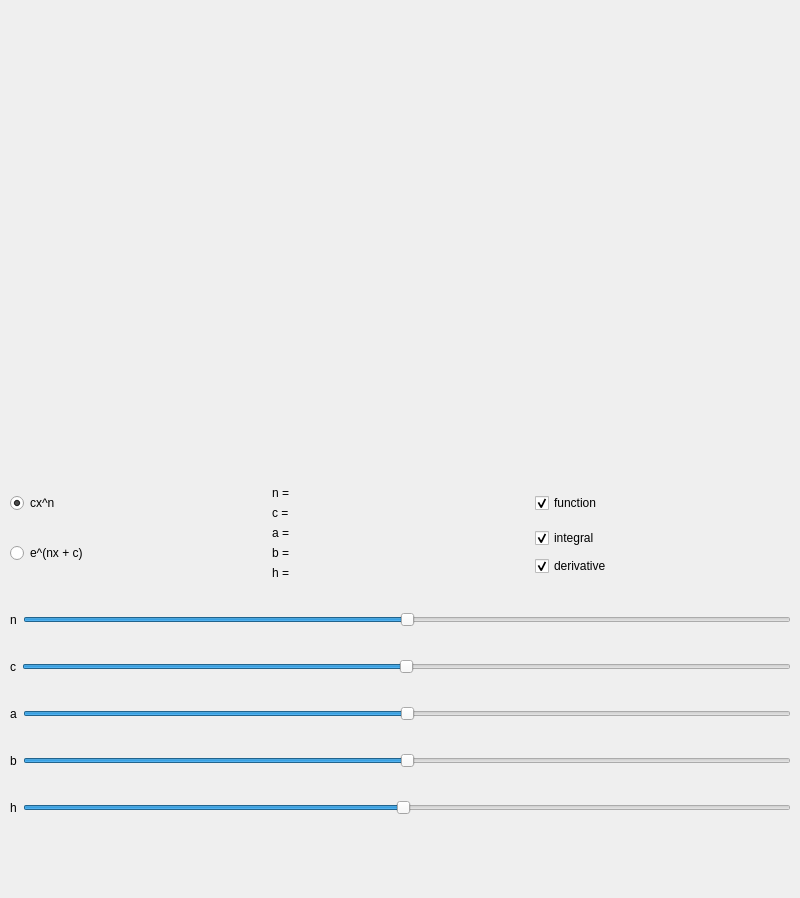
<?xml version="1.0" encoding="UTF-8"?>
<ui version="4.0">
 <class>MainWindow</class>
 <widget class="QMainWindow" name="MainWindow">
  <property name="geometry">
   <rect>
    <x>0</x>
    <y>0</y>
    <width>800</width>
    <height>898</height>
   </rect>
  </property>
  <property name="windowTitle">
   <string>Постороение графиков геометрического интеграла</string>
  </property>
  <widget class="QWidget" name="centralwidget">
   <widget class="QWidget" name="gridLayoutWidget">
    <property name="geometry">
     <rect>
      <x>10</x>
      <y>460</y>
      <width>781</width>
      <height>381</height>
     </rect>
    </property>
    <layout class="QGridLayout" name="gridLayout">
     <item row="3" column="0">
      <layout class="QHBoxLayout" name="horizontalLayout_4">
       <item>
        <widget class="QLabel" name="label_a">
         <property name="text">
          <string>a</string>
         </property>
        </widget>
       </item>
       <item>
        <widget class="QSlider" name="slider_a">
         <property name="minimum">
          <number>-100</number>
         </property>
         <property name="maximum">
          <number>100</number>
         </property>
         <property name="orientation">
          <enum>Qt::Horizontal</enum>
         </property>
        </widget>
       </item>
      </layout>
     </item>
     <item row="1" column="0">
      <layout class="QHBoxLayout" name="horizontalLayout">
       <item>
        <widget class="QLabel" name="label_n">
         <property name="text">
          <string>n</string>
         </property>
        </widget>
       </item>
       <item>
        <widget class="QSlider" name="slider_n">
         <property name="minimum">
          <number>-100</number>
         </property>
         <property name="maximum">
          <number>100</number>
         </property>
         <property name="singleStep">
          <number>1</number>
         </property>
         <property name="orientation">
          <enum>Qt::Horizontal</enum>
         </property>
        </widget>
       </item>
      </layout>
     </item>
     <item row="0" column="0">
      <layout class="QHBoxLayout" name="horizontalLayout_3">
       <item>
        <layout class="QGridLayout" name="gridLayout_2">
         <item row="2" column="1">
          <layout class="QVBoxLayout" name="verticalLayout_2">
           <item>
            <widget class="QLabel" name="a_value_label">
             <property name="text">
              <string>a = </string>
             </property>
            </widget>
           </item>
           <item>
            <widget class="QLabel" name="b_value_label">
             <property name="text">
              <string>b = </string>
             </property>
            </widget>
           </item>
           <item>
            <widget class="QLabel" name="h_value_label">
             <property name="text">
              <string>h = </string>
             </property>
            </widget>
           </item>
          </layout>
         </item>
         <item row="0" column="1">
          <layout class="QVBoxLayout" name="verticalLayout">
           <item>
            <widget class="QLabel" name="n_value_label">
             <property name="text">
              <string>n = </string>
             </property>
            </widget>
           </item>
           <item>
            <widget class="QLabel" name="c_value_label">
             <property name="text">
              <string>c = </string>
             </property>
            </widget>
           </item>
          </layout>
         </item>
         <item row="0" column="2">
          <widget class="QCheckBox" name="function_check_box">
           <property name="text">
            <string>function</string>
           </property>
           <property name="checked">
            <bool>true</bool>
           </property>
          </widget>
         </item>
         <item row="0" column="0">
          <widget class="QRadioButton" name="power_function_radio_button">
           <property name="text">
            <string>cx^n</string>
           </property>
           <property name="checked">
            <bool>true</bool>
           </property>
          </widget>
         </item>
         <item row="2" column="0">
          <widget class="QRadioButton" name="exponential_function_radio_button">
           <property name="text">
            <string>e^(nx + c)</string>
           </property>
          </widget>
         </item>
         <item row="2" column="2">
          <layout class="QVBoxLayout" name="verticalLayout_3">
           <item>
            <widget class="QCheckBox" name="integral_check_box">
             <property name="text">
              <string>integral</string>
             </property>
             <property name="checked">
              <bool>true</bool>
             </property>
            </widget>
           </item>
           <item>
            <widget class="QCheckBox" name="derivative_check_box">
             <property name="text">
              <string>derivative</string>
             </property>
             <property name="checked">
              <bool>true</bool>
             </property>
            </widget>
           </item>
          </layout>
         </item>
        </layout>
       </item>
      </layout>
     </item>
     <item row="4" column="0">
      <layout class="QHBoxLayout" name="horizontalLayout_5">
       <item>
        <widget class="QLabel" name="label_b">
         <property name="text">
          <string>b</string>
         </property>
        </widget>
       </item>
       <item>
        <widget class="QSlider" name="slider_b">
         <property name="minimum">
          <number>-100</number>
         </property>
         <property name="maximum">
          <number>100</number>
         </property>
         <property name="orientation">
          <enum>Qt::Horizontal</enum>
         </property>
        </widget>
       </item>
      </layout>
     </item>
     <item row="2" column="0">
      <layout class="QHBoxLayout" name="horizontalLayout_2">
       <item>
        <widget class="QLabel" name="label_c">
         <property name="text">
          <string>c</string>
         </property>
        </widget>
       </item>
       <item>
        <widget class="QSlider" name="slider_c">
         <property name="minimum">
          <number>-100</number>
         </property>
         <property name="maximum">
          <number>100</number>
         </property>
         <property name="singleStep">
          <number>1</number>
         </property>
         <property name="orientation">
          <enum>Qt::Horizontal</enum>
         </property>
        </widget>
       </item>
      </layout>
     </item>
     <item row="5" column="0">
      <layout class="QHBoxLayout" name="horizontalLayout_6">
       <item>
        <widget class="QLabel" name="label_h">
         <property name="text">
          <string>h</string>
         </property>
        </widget>
       </item>
       <item>
        <widget class="QSlider" name="slider_h">
         <property name="minimum">
          <number>1</number>
         </property>
         <property name="maximum">
          <number>110</number>
         </property>
         <property name="value">
          <number>55</number>
         </property>
         <property name="orientation">
          <enum>Qt::Horizontal</enum>
         </property>
        </widget>
       </item>
      </layout>
     </item>
    </layout>
   </widget>
   <widget class="QLabel" name="graph_label">
    <property name="geometry">
     <rect>
      <x>20</x>
      <y>10</y>
      <width>761</width>
      <height>421</height>
     </rect>
    </property>
    <property name="text">
     <string/>
    </property>
    <property name="alignment">
     <set>Qt::AlignCenter</set>
    </property>
   </widget>
  </widget>
 </widget>
 <resources/>
 <connections/>
</ui>
